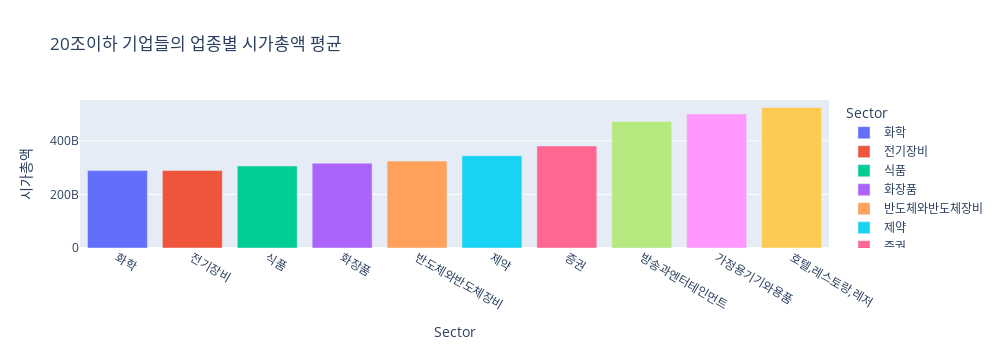
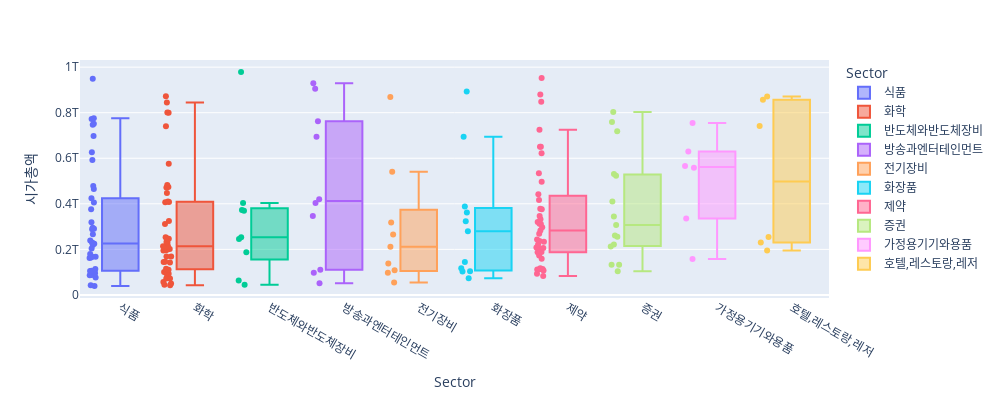

Source (notebook cell) for these figures, in order:
### Code cell
#KOSPI or KOSDAQ시가총액 합과 평균
companies = marketData[marketData['시장구분'] == market].sort_values(by=['시가총액'])
#hist(companies, "시가총액")
companies = companies.loc[companies['시가총액'] < 1.0*10**12] #상위 시가총액을 가진 기업 필터링 KOSPI 10**12, KOSDAQ 10**11

groupby_sum_cap = companies.groupby('Sector')['시가총액'].agg(시가총액='sum', count='count').reset_index().sort_values("시가총액")
groupby_mean_cap = companies.groupby('Sector')['시가총액'].agg(시가총액='mean', count='count').reset_index().sort_values("시가총액")
groupby_var_cap = companies.groupby('Sector')['시가총액'].agg(시가총액='var',count='count').reset_index().sort_values("시가총액")

groupby_mean_cap = groupby_mean_cap.loc[groupby_mean_cap['count'] > 5] #상위 시가총액을 가진 기업 필터링 KOSPI 10**12, KOSDAQ 10**11

sum_top10_cap = groupby_sum_cap[-10:]
mean_top10_cap = groupby_mean_cap[-10:]
var_top10_cap = groupby_mean_cap

#bar(sum_top10_cap, 'Sector', '시가총액', title='20조이하 기업들의 업종별 시가총액 합')
bar(mean_top10_cap, 'Sector', '시가총액', title='20조이하 기업들의 업종별 시가총액 평균')
#bar(var_top10_cap, 'Sector', '시가총액', title='20조이하 기업들의 업종별 시가총액 분산')


filtered = companies.loc[companies['Sector'].isin(mean_top10_cap["Sector"])]
boxplot(filtered, "Sector", "시가총액")

### Figure 1 — Plotly figure (JSON) as saved in the notebook; plotly's stock layout.template omitted (floating-point values rounded to 4 significant figures)
{"data": [{"alignmentgroup": "True", "hovertemplate": "Sector=%{x}<br>시가총액=%{y}<extra></extra>", "legendgroup": "화학", "marker": {"color": "#636efa", "pattern": {"shape": ""}}, "name": "화학", "offsetgroup": "화학", "orientation": "v", "showlegend": true, "textposition": "auto", "type": "bar", "x": ["화학"], "xaxis": "x", "y": [289100000000.0], "yaxis": "y"}, {"alignmentgroup": "True", "hovertemplate": "Sector=%{x}<br>시가총액=%{y}<extra></extra>", "legendgroup": "전기장비", "marker": {"color": "#EF553B", "pattern": {"shape": ""}}, "name": "전기장비", "offsetgroup": "전기장비", "orientation": "v", "showlegend": true, "textposition": "auto", "type": "bar", "x": ["전기장비"], "xaxis": "x", "y": [289200000000.0], "yaxis": "y"}, {"alignmentgroup": "True", "hovertemplate": "Sector=%{x}<br>시가총액=%{y}<extra></extra>", "legendgroup": "식품", "marker": {"color": "#00cc96", "pattern": {"shape": ""}}, "name": "식품", "offsetgroup": "식품", "orientation": "v", "showlegend": true, "textposition": "auto", "type": "bar", "x": ["식품"], "xaxis": "x", "y": [306400000000.0], "yaxis": "y"}, {"alignmentgroup": "True", "hovertemplate": "Sector=%{x}<br>시가총액=%{y}<extra></extra>", "legendgroup": "화장품", "marker": {"color": "#ab63fa", "pattern": {"shape": ""}}, "name": "화장품", "offsetgroup": "화장품", "orientation": "v", "showlegend": true, "textposition": "auto", "type": "bar", "x": ["화장품"], "xaxis": "x", "y": [316600000000.0], "yaxis": "y"}, {"alignmentgroup": "True", "hovertemplate": "Sector=%{x}<br>시가총액=%{y}<extra></extra>", "legendgroup": "반도체와반도체장비", "marker": {"color": "#FFA15A", "pattern": {"shape": ""}}, "name": "반도체와반도체장비", "offsetgroup": "반도체와반도체장비", "orientation": "v", "showlegend": true, "textposition": "auto", "type": "bar", "x": ["반도체와반도체장비"], "xaxis": "x", "y": [324300000000.0], "yaxis": "y"}, {"alignmentgroup": "True", "hovertemplate": "Sector=%{x}<br>시가총액=%{y}<extra></extra>", "legendgroup": "제약", "marker": {"color": "#19d3f3", "pattern": {"shape": ""}}, "name": "제약", "offsetgroup": "제약", "orientation": "v", "showlegend": true, "textposition": "auto", "type": "bar", "x": ["제약"], "xaxis": "x", "y": [344600000000.0], "yaxis": "y"}, {"alignmentgroup": "True", "hovertemplate": "Sector=%{x}<br>시가총액=%{y}<extra></extra>", "legendgroup": "증권", "marker": {"color": "#FF6692", "pattern": {"shape": ""}}, "name": "증권", "offsetgroup": "증권", "orientation": "v", "showlegend": true, "textposition": "auto", "type": "bar", "x": ["증권"], "xaxis": "x", "y": [381000000000.0], "yaxis": "y"}, {"alignmentgroup": "True", "hovertemplate": "Sector=%{x}<br>시가총액=%{y}<extra></extra>", "legendgroup": "방송과엔터테인먼트", "marker": {"color": "#B6E880", "pattern": {"shape": ""}}, "name": "방송과엔터테인먼트", "offsetgroup": "방송과엔터테인먼트", "orientation": "v", "showlegend": true, "textposition": "auto", "type": "bar", "x": ["방송과엔터테인먼트"], "xaxis": "x", "y": [472306261559], "yaxis": "y"}, {"alignmentgroup": "True", "hovertemplate": "Sector=%{x}<br>시가총액=%{y}<extra></extra>", "legendgroup": "가정용기기와용품", "marker": {"color": "#FF97FF", "pattern": {"shape": ""}}, "name": "가정용기기와용품", "offsetgroup": "가정용기기와용품", "orientation": "v", "showlegend": true, "textposition": "auto", "type": "bar", "x": ["가정용기기와용품"], "xaxis": "x", "y": [500300000000.0], "yaxis": "y"}, {"alignmentgroup": "True", "hovertemplate": "Sector=%{x}<br>시가총액=%{y}<extra></extra>", "legendgroup": "호텔,레스토랑,레저", "marker": {"color": "#FECB52", "pattern": {"shape": ""}}, "name": "호텔,레스토랑,레저", "offsetgroup": "호텔,레스토랑,레저", "orientation": "v", "showlegend": true, "textposition": "auto", "type": "bar", "x": ["호텔,레스토랑,레저"], "xaxis": "x", "y": [524800000000.0], "yaxis": "y"}], "layout": {"barmode": "relative", "height": 350, "legend": {"title": {"text": "Sector"}, "tracegroupgap": 0}, "title": {"text": "20조이하 기업들의 업종별 시가총액 평균"}, "width": 1000, "xaxis": {"anchor": "y", "categoryarray": ["화학", "전기장비", "식품", "화장품", "반도체와반도체장비", "제약", "증권", "방송과엔터테인먼트", "가정용기기와용품", "호텔,레스토랑,레저"], "categoryorder": "array", "domain": [0, 1], "title": {"text": "Sector"}}, "yaxis": {"anchor": "x", "domain": [0, 1], "title": {"text": "시가총액"}}}}

### Figure 2 — Plotly figure (JSON) as saved in the notebook; plotly's stock layout.template omitted (floating-point values rounded to 4 significant figures)
{"data": [{"alignmentgroup": "True", "boxpoints": "all", "customdata": [["한성기업"], ["동원수산"], ["우성"], ["사조오양"], ["사조씨푸드"], ["서울식품"], ["마니커"], ["보락"], ["조흥"], ["크라운해태홀딩스"], ["웰바이오텍"], ["크라운제과"], ["CJ씨푸드"], ["샘표"], ["샘표식품"], ["신라교역"], ["고려산업"], ["팜스코"], ["해태제과식품"], ["사조동아원"], ["사조산업"], ["사조대림"], ["대한제분"], ["선진"], ["남양유업"], ["대한제당"], ["대상홀딩스"], ["교촌에프앤비"], ["농심홀딩스"], ["롯데푸드"], ["HLB글로벌"], ["삼양사"], ["빙그레"], ["풀무원"], ["동원F&B"], ["삼양홀딩스"], ["SPC삼립"], ["롯데제과"], ["대상"], ["삼양식품"], ["동원산업"], ["오리온홀딩스"]], "hovertemplate": "Sector=%{x}<br>시가총액=%{y}<br>종목명=%{customdata[0]}<extra></extra>", "legendgroup": "식품", "marker": {"color": "#636efa"}, "name": "식품", "notched": false, "offsetgroup": "식품", "orientation": "v", "showlegend": true, "type": "box", "x": ["식품", "식품", "식품", "식품", "식품", "식품", "식품", "식품", "식품", "식품", "식품", "식품", "식품", "식품", "식품", "식품", "식품", "식품", "식품", "식품", "식품", "식품", "식품", "식품", "식품", "식품", "식품", "식품", "식품", "식품", "식품", "식품", "식품", "식품", "식품", "식품", "식품", "식품", "식품", "식품", "식품", "식품"], "x0": " ", "xaxis": "x", "y": [38685278450, 42815006000, 76014000000, 86500744020, 87470198440, 95562667545, 98124847260, 102429000000, 104400000000, 105267690230, 105959205880, 106327486500, 113900550410, 161619960000, 164458296000, 167200000000, 167842330250, 179966920700, 204108922220, 218774130000, 224500000000, 225904111550, 229840000000, 238985020200, 266760000000, 288822987600, 290424554760, 294793972000, 319079952000, 376016105000, 405213693570, 424914098800, 464486013150, 478412802100, 592375534000, 626048210100, 697223927200, 747547530500, 751862142500, 772134037500, 775982251000, 949078143300], "y0": " ", "yaxis": "y"}, {"alignmentgroup": "True", "boxpoints": "all", "customdata": [["이화산업"], ["진양화학"], ["WISCOM"], ["진양폴리"], ["성보화학"], ["영보화학"], ["삼영화학"], ["동방아그로"], ["진양산업"], ["조비"], ["SH에너지화학"], ["카프로"], ["대한화섬"], ["미원화학"], ["한국석유"], ["태경케미컬"], ["그린케미칼"], ["한농화성"], ["백광산업"], ["동성케미컬"], ["진양홀딩스"], ["AK홀딩스"], ["동남합성"], ["경농"], ["경인양행"], ["KPX케미칼"], ["금양"], ["삼영무역"], ["KPX홀딩스"], ["미원홀딩스"], ["테이팩스"], ["이수화학"], ["애경케미칼"], ["코오롱플라스틱"], ["국도화학"], ["코스모화학"], ["남해화학"], ["송원산업"], ["효성화학"], ["파미셀"], ["유니드"], ["TKG휴켐스"], ["대한유화"], ["미원상사"]], "hovertemplate": "Sector=%{x}<br>시가총액=%{y}<br>종목명=%{customdata[0]}<extra></extra>", "legendgroup": "화학", "marker": {"color": "#EF553B"}, "name": "화학", "notched": false, "offsetgroup": "화학", "orientation": "v", "showlegend": true, "type": "box", "x": ["화학", "화학", "화학", "화학", "화학", "화학", "화학", "화학", "화학", "화학", "화학", "화학", "화학", "화학", "화학", "화학", "화학", "화학", "화학", "화학", "화학", "화학", "화학", "화학", "화학", "화학", "화학", "화학", "화학", "화학", "화학", "화학", "화학", "화학", "화학", "화학", "화학", "화학", "화학", "화학", "화학", "화학", "화학", "화학"], "x0": " ", "xaxis": "x", "y": [42560000000, 45060000000, 50270716640, 57200000000, 71971900000, 72500000000, 83300000000, 93416578220, 96070000000, 100989048550, 110578061350, 115200000000, 142096000000, 144931761200, 145347674000, 168780000000, 168960000000, 195463025000, 196518030625, 199007360640, 201223051200, 213285732100, 213351000000, 213772196250, 228890007500, 231836000000, 246067420500, 247457103200, 253056295400, 310880000000, 325046085000, 406811365200, 407676181420, 410400000000, 447827615200, 472028370700, 473439373790, 482400000000, 575817743000, 740493032500, 800085870000, 801220324800, 845000000000, 872235000000], "y0": " ", "yaxis": "y"}, {"alignmentgroup": "True", "boxpoints": "all", "customdata": [["미래산업"], ["한국전자홀딩스"], ["디아이"], ["유니퀘스트"], ["케이씨"], ["KEC"], ["케이씨텍"], ["신성이엔지"], ["해성디에스"]], "hovertemplate": "Sector=%{x}<br>시가총액=%{y}<br>종목명=%{customdata[0]}<extra></extra>", "legendgroup": "반도체와반도체장비", "marker": {"color": "#00cc96"}, "name": "반도체와반도체장비", "notched": false, "offsetgroup": "반도체와반도체장비", "orientation": "v", "showlegend": true, "type": "box", "x": ["반도체와반도체장비", "반도체와반도체장비", "반도체와반도체장비", "반도체와반도체장비", "반도체와반도체장비", "반도체와반도체장비", "반도체와반도체장비", "반도체와반도체장비", "반도체와반도체장비"], "x0": " ", "xaxis": "x", "y": [44965270700, 63652264960, 186775935050, 245593795500, 253460622800, 369107759550, 372378774600, 403462375960, 979200000000], "y0": " ", "yaxis": "y"}, {"alignmentgroup": "True", "boxpoints": "all", "customdata": [["갤럭시아에스엠"], ["아센디오"], ["IHQ"], ["YG PLUS"], ["스카이라이프"], ["LG헬로비전"], ["콘텐트리중앙"], ["SBS"], ["CJ CGV"], ["티와이홀딩스"]], "hovertemplate": "Sector=%{x}<br>시가총액=%{y}<br>종목명=%{customdata[0]}<extra></extra>", "legendgroup": "방송과엔터테인먼트", "marker": {"color": "#ab63fa"}, "name": "방송과엔터테인먼트", "notched": false, "offsetgroup": "방송과엔터테인먼트", "orientation": "v", "showlegend": true, "type": "box", "x": ["방송과엔터테인먼트", "방송과엔터테인먼트", "방송과엔터테인먼트", "방송과엔터테인먼트", "방송과엔터테인먼트", "방송과엔터테인먼트", "방송과엔터테인먼트", "방송과엔터테인먼트", "방송과엔터테인먼트", "방송과엔터테인먼트"], "x0": " ", "xaxis": "x", "y": [51655582500, 97818673140, 111013719450, 346958872700, 404095612700, 419762008300, 694996563750, 762045298500, 905257143550, 929459141000], "y0": " ", "yaxis": "y"}, {"alignmentgroup": "True", "boxpoints": "all", "customdata": [["선도전기"], ["가온전선"], ["대원전선"], ["광명전기"], ["LS전선아시아"], ["일진전기"], ["일진홀딩스"], ["효성중공업"], ["현대일렉트릭"]], "hovertemplate": "Sector=%{x}<br>시가총액=%{y}<br>종목명=%{customdata[0]}<extra></extra>", "legendgroup": "전기장비", "marker": {"color": "#FFA15A"}, "name": "전기장비", "notched": false, "offsetgroup": "전기장비", "orientation": "v", "showlegend": true, "type": "box", "x": ["전기장비", "전기장비", "전기장비", "전기장비", "전기장비", "전기장비", "전기장비", "전기장비", "전기장비"], "x0": " ", "xaxis": "x", "y": [54000000000, 96936085100, 108306623670, 138463679925, 211924162680, 265495592400, 318291265350, 540823784000, 868735953500], "y0": " ", "yaxis": "y"}, {"alignmentgroup": "True", "boxpoints": "all", "customdata": [["제이준코스메틱"], ["토니모리"], ["한국화장품제조"], ["한국화장품"], ["에이블씨엔씨"], ["현대퓨처넷"], ["한국콜마홀딩스"], ["잇츠한불"], ["애경산업"], ["코스맥스"], ["한국콜마"]], "hovertemplate": "Sector=%{x}<br>시가총액=%{y}<br>종목명=%{customdata[0]}<extra></extra>", "legendgroup": "화장품", "marker": {"color": "#19d3f3"}, "name": "화장품", "notched": false, "offsetgroup": "화장품", "orientation": "v", "showlegend": true, "type": "box", "x": ["화장품", "화장품", "화장품", "화장품", "화장품", "화장품", "화장품", "화장품", "화장품", "화장품", "화장품"], "x0": " ", "xaxis": "x", "y": [73441566396, 103315361705, 103556200000, 117457080000, 144358671060, 279364465575, 323234910600, 361833697500, 388226044500, 694589950800, 893510079000], "y0": " ", "yaxis": "y"}, {"alignmentgroup": "True", "boxpoints": "all", "customdata": [["초록뱀헬스케어"], ["코스맥스비티아이"], ["삼일제약"], ["명문제약"], ["유유제약"], ["국제약품"], ["팜젠사이언스"], ["종근당바이오"], ["경보제약"], ["제일파마홀딩스"], ["현대약품"], ["일성신약"], ["동성제약"], ["JW생명과학"], ["삼성제약"], ["JW홀딩스"], ["에이프로젠제약"], ["한독"], ["일동홀딩스"], ["종근당홀딩스"], ["동화약품"], ["제일약품"], ["환인제약"], ["하나제약"], ["광동제약"], ["삼진제약"], ["유나이티드제약"], ["대원제약"], ["이연제약"], ["일양약품"], ["동아에스티"], ["JW중외제약"], ["부광약품"], ["영진약품"], ["동아쏘시오홀딩스"], ["보령"], ["일동제약"], ["한올바이오파마"], ["녹십자홀딩스"]], "hovertemplate": "Sector=%{x}<br>시가총액=%{y}<br>종목명=%{customdata[0]}<extra></extra>", "legendgroup": "제약", "marker": {"color": "#FF6692"}, "name": "제약", "notched": false, "offsetgroup": "제약", "orientation": "v", "showlegend": true, "type": "box", "x": ["제약", "제약", "제약", "제약", "제약", "제약", "제약", "제약", "제약", "제약", "제약", "제약", "제약", "제약", "제약", "제약", "제약", "제약", "제약", "제약", "제약", "제약", "제약", "제약", "제약", "제약", "제약", "제약", "제약", "제약", "제약", "제약", "제약", "제약", "제약", "제약", "제약", "제약", "제약"], "x0": " ", "xaxis": "x", "y": [83434410225, 93254072910, 107009847450, 112046398200, 112354928520, 114102591850, 116696889140, 159092898000, 172846597800, 186888253500, 188160000000, 203756000000, 205936653300, 208224385100, 220963239910, 233171976860, 237152649790, 243614534100, 268314300000, 283057146500, 297470155500, 311008042800, 312481176000, 319913028000, 332348195340, 346110000000, 376067629300, 377881062800, 416667057550, 441833121600, 496656258000, 534491752100, 621801678750, 650183658705, 650763582500, 724679500000, 848323970250, 880254750300, 952321252500], "y0": " ", "yaxis": "y"}, {"alignmentgroup": "True", "boxpoints": "all", "customdata": [["상상인증권"], ["유화증권"], ["한양증권"], ["DB금융투자"], ["부국증권"], ["유진투자증권"], ["다올투자증권"], ["현대차증권"], ["SK증권"], ["교보증권"], ["신영증권"], ["유안타증권"], ["한화투자증권"], ["대신증권"], ["다우기술"]], "hovertemplate": "Sector=%{x}<br>시가총액=%{y}<br>종목명=%{customdata[0]}<extra></extra>", "legendgroup": "증권", "marker": {"color": "#B6E880"}, "name": "증권", "notched": false, "offsetgroup": "증권", "orientation": "v", "showlegend": true, "type": "box", "x": ["증권", "증권", "증권", "증권", "증권", "증권", "증권", "증권", "증권", "증권", "증권", "증권", "증권", "증권", "증권"], "x0": " ", "xaxis": "x", "y": [103786960960, 132116626950, 132376753600, 213080872780, 220878571800, 255727343520, 260556877440, 306977600160, 344045644488, 410548429600, 523752024600, 530926892160, 718735046250, 759062330000, 803112444300], "y0": " ", "yaxis": "y"}, {"alignmentgroup": "True", "boxpoints": "all", "customdata": [["신일전자"], ["NPC"], ["쿠쿠홀딩스"], ["경동나비엔"], ["쿠쿠홈시스"], ["현대그린푸드"]], "hovertemplate": "Sector=%{x}<br>시가총액=%{y}<br>종목명=%{customdata[0]}<extra></extra>", "legendgroup": "가정용기기와용품", "marker": {"color": "#FF97FF"}, "name": "가정용기기와용품", "notched": false, "offsetgroup": "가정용기기와용품", "orientation": "v", "showlegend": true, "type": "box", "x": ["가정용기기와용품", "가정용기기와용품", "가정용기기와용품", "가정용기기와용품", "가정용기기와용품", "가정용기기와용품"], "x0": " ", "xaxis": "x", "y": [157370259015, 335620800000, 558326304500, 565989799200, 629367106500, 755255645860], "y0": " ", "yaxis": "y"}, {"alignmentgroup": "True", "boxpoints": "all", "customdata": [["용평리조트"], ["신세계푸드"], ["이월드"], ["하나투어"], ["GKL"], ["롯데관광개발"]], "hovertemplate": "Sector=%{x}<br>시가총액=%{y}<br>종목명=%{customdata[0]}<extra></extra>", "legendgroup": "호텔,레스토랑,레저", "marker": {"color": "#FECB52"}, "name": "호텔,레스토랑,레저", "notched": false, "offsetgroup": "호텔,레스토랑,레저", "orientation": "v", "showlegend": true, "type": "box", "x": ["호텔,레스토랑,레저", "호텔,레스토랑,레저", "호텔,레스토랑,레저", "호텔,레스토랑,레저", "호텔,레스토랑,레저", "호텔,레스토랑,레저"], "x0": " ", "xaxis": "x", "y": [194939998650, 229638064000, 254542116435, 741564642000, 856701029500, 871608444550], "y0": " ", "yaxis": "y"}], "layout": {"boxmode": "overlay", "height": 400, "legend": {"title": {"text": "Sector"}, "tracegroupgap": 0}, "margin": {"t": 60}, "width": 1000, "xaxis": {"anchor": "y", "categoryarray": ["식품", "화학", "반도체와반도체장비", "방송과엔터테인먼트", "전기장비", "화장품", "제약", "증권", "가정용기기와용품", "호텔,레스토랑,레저"], "categoryorder": "array", "domain": [0, 1], "title": {"text": "Sector"}}, "yaxis": {"anchor": "x", "domain": [0, 1], "title": {"text": "시가총액"}}}}
